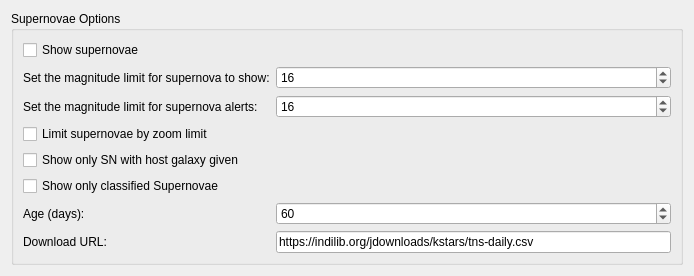
<?xml version="1.0" encoding="UTF-8"?>
<ui version="4.0">
 <class>OpsSupernovae</class>
 <widget class="QWidget" name="OpsSupernovae">
  <property name="geometry">
   <rect>
    <x>0</x>
    <y>0</y>
    <width>694</width>
    <height>270</height>
   </rect>
  </property>
  <layout class="QGridLayout" name="gridLayout">
   <item row="1" column="0">
    <layout class="QVBoxLayout" name="verticalLayout">
     <item>
      <widget class="QGroupBox" name="groupBox_2">
       <property name="title">
        <string>Supernovae Options</string>
       </property>
       <layout class="QVBoxLayout" name="verticalLayout_3">
        <item>
         <layout class="QGridLayout" name="gridLayout_2">
          <item row="7" column="1">
           <widget class="QLineEdit" name="kcfg_SupernovaDownloadUrl">
            <property name="text">
             <string>https://indilib.org/jdownloads/kstars/tns-daily.csv</string>
            </property>
           </widget>
          </item>
          <item row="9" column="0">
           <spacer name="verticalSpacer">
            <property name="orientation">
             <enum>Qt::Vertical</enum>
            </property>
            <property name="sizeHint" stdset="0">
             <size>
              <width>20</width>
              <height>40</height>
             </size>
            </property>
           </spacer>
          </item>
          <item row="1" column="0">
           <widget class="QLabel" name="label">
            <property name="text">
             <string>Set the magnitude limit for supernova to show:</string>
            </property>
           </widget>
          </item>
          <item row="3" column="0">
           <widget class="QCheckBox" name="kcfg_LimitSupernovaeByZoom">
            <property name="enabled">
             <bool>true</bool>
            </property>
            <property name="text">
             <string>Limit supernovae by zoom limit</string>
            </property>
            <property name="tristate">
             <bool>false</bool>
            </property>
           </widget>
          </item>
          <item row="2" column="1">
           <widget class="QDoubleSpinBox" name="kcfg_MagnitudeLimitAlertSupernovae">
            <property name="decimals">
             <number>0</number>
            </property>
            <property name="maximum">
             <double>30.000000000000000</double>
            </property>
            <property name="value">
             <double>16.000000000000000</double>
            </property>
           </widget>
          </item>
          <item row="0" column="0">
           <widget class="QCheckBox" name="kcfg_ShowSupernovae">
            <property name="enabled">
             <bool>true</bool>
            </property>
            <property name="text">
             <string>Show supernovae</string>
            </property>
            <property name="tristate">
             <bool>false</bool>
            </property>
           </widget>
          </item>
          <item row="1" column="1">
           <widget class="QDoubleSpinBox" name="kcfg_MagnitudeLimitShowSupernovae">
            <property name="decimals">
             <number>0</number>
            </property>
            <property name="maximum">
             <double>30.000000000000000</double>
            </property>
            <property name="value">
             <double>16.000000000000000</double>
            </property>
           </widget>
          </item>
          <item row="2" column="0">
           <widget class="QLabel" name="label_2">
            <property name="text">
             <string>Set the magnitude limit for supernova alerts:</string>
            </property>
           </widget>
          </item>
          <item row="7" column="0">
           <widget class="QLabel" name="label_4">
            <property name="text">
             <string>Download URL:</string>
            </property>
           </widget>
          </item>
          <item row="6" column="0">
           <widget class="QLabel" name="label_3">
            <property name="text">
             <string>Age (days):</string>
            </property>
           </widget>
          </item>
          <item row="6" column="1">
           <widget class="QSpinBox" name="kcfg_SupernovaDetectionAge">
            <property name="maximum">
             <number>30000</number>
            </property>
            <property name="value">
             <number>60</number>
            </property>
           </widget>
          </item>
          <item row="4" column="0">
           <widget class="QCheckBox" name="kcfg_SupernovaeHostOnly">
            <property name="text">
             <string>Show only SN with host galaxy given</string>
            </property>
           </widget>
          </item>
          <item row="5" column="0">
           <widget class="QCheckBox" name="kcfg_SupernovaeClassifiedOnly">
            <property name="text">
             <string>Show only classified Supernovae</string>
            </property>
           </widget>
          </item>
         </layout>
        </item>
       </layout>
      </widget>
     </item>
    </layout>
   </item>
  </layout>
 </widget>
 <tabstops>
  <tabstop>kcfg_ShowSupernovae</tabstop>
  <tabstop>kcfg_MagnitudeLimitShowSupernovae</tabstop>
  <tabstop>kcfg_MagnitudeLimitAlertSupernovae</tabstop>
 </tabstops>
 <resources/>
 <connections/>
</ui>
